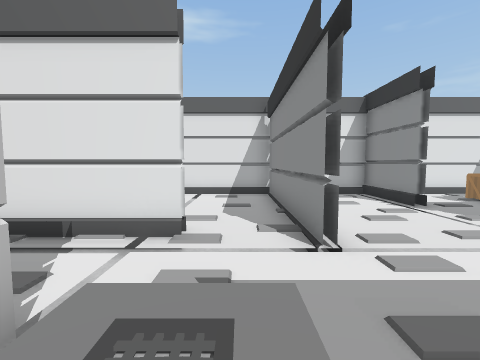
[1] (above)

22 first-person views from a walk through a Unity game level. The camera is 1.2 m above the floor, tilts 4° down and sees 90° across. The floor is counted in squares, 1 m on a side. Each view is taken from the middle of a square. On the plan, view 1 faces up. The plan holds only what a view shows up to about 12 squares ahead; the rest is blank. The player is left out. Some surface patterns are stand-ins.

[2]
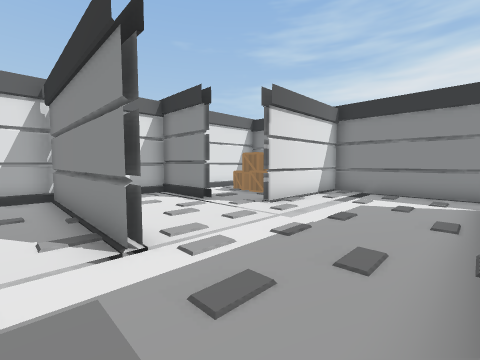

[3]
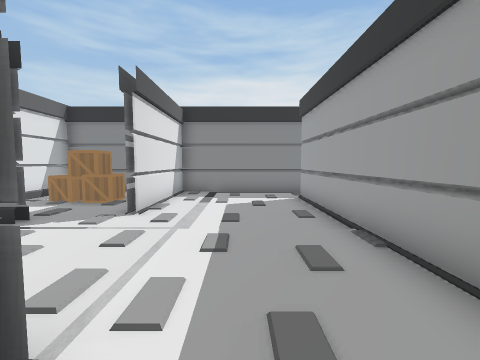

[4]
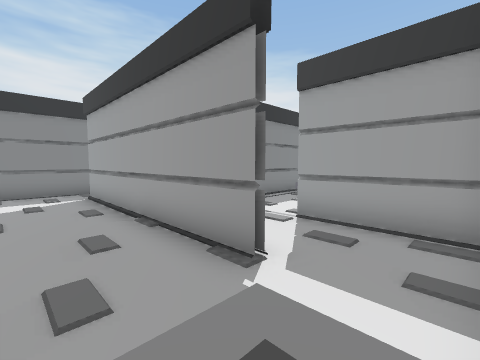

[5]
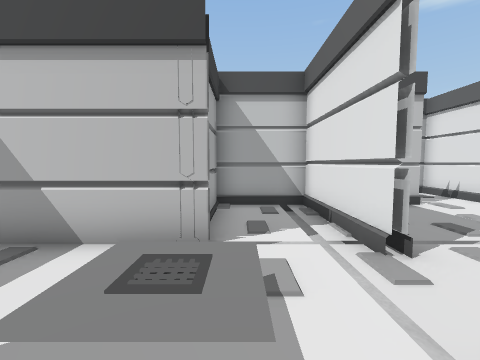

[6]
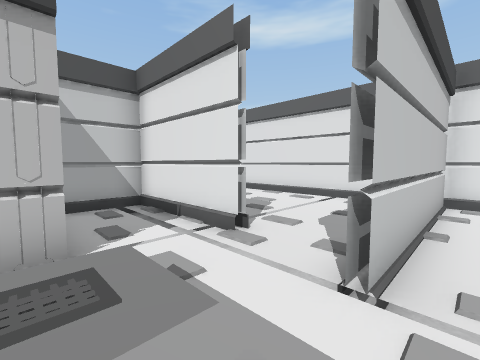

[7]
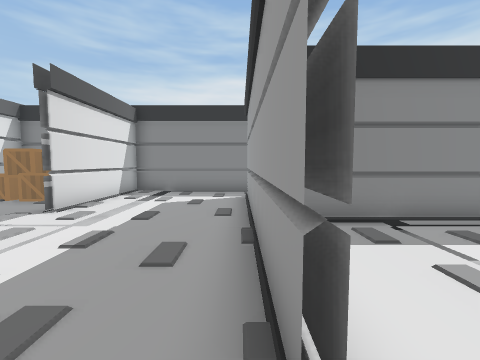

[8]
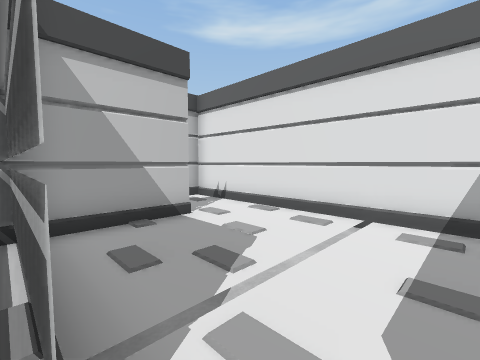

[9]
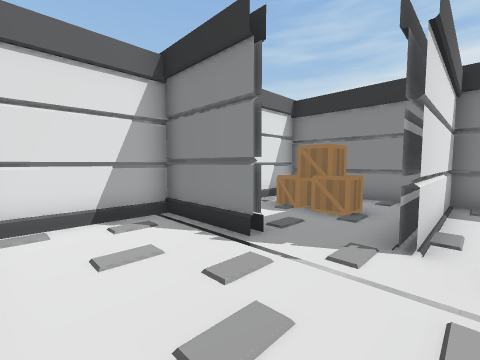

[10]
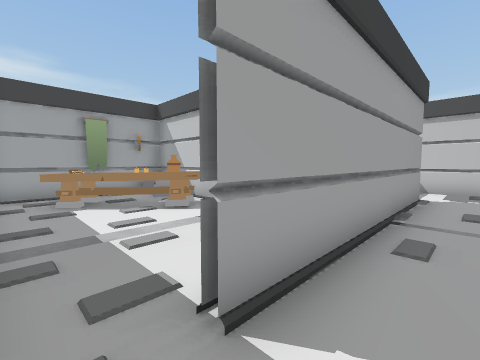

[11]
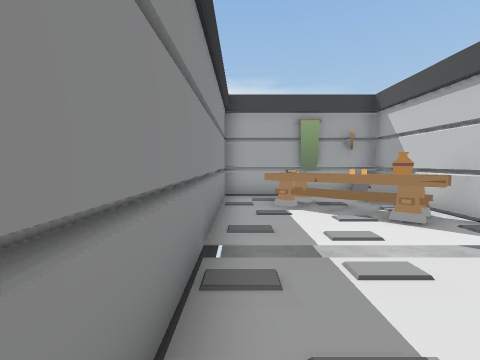

[12]
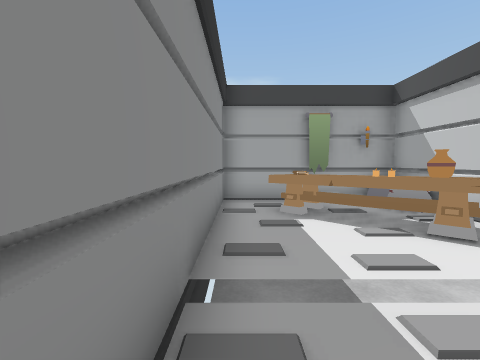

[13]
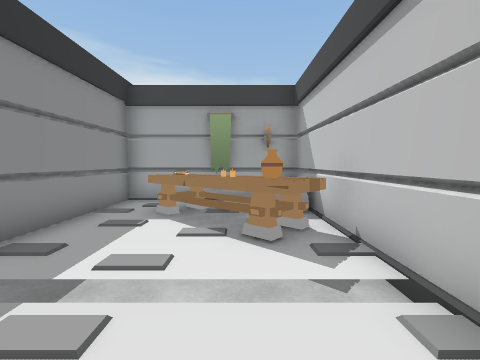

[14]
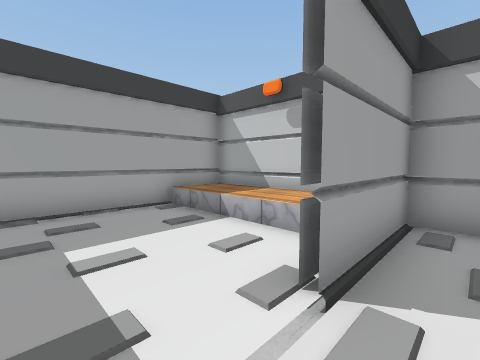

[15]
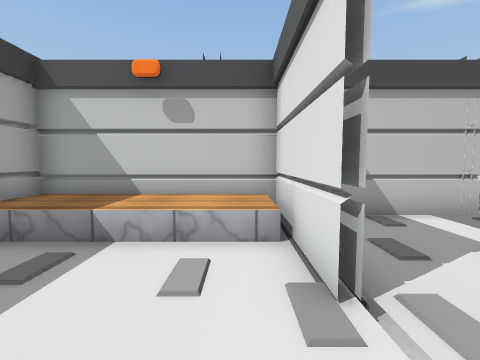

[16]
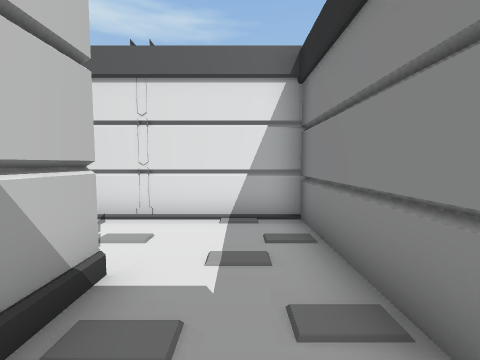

[17]
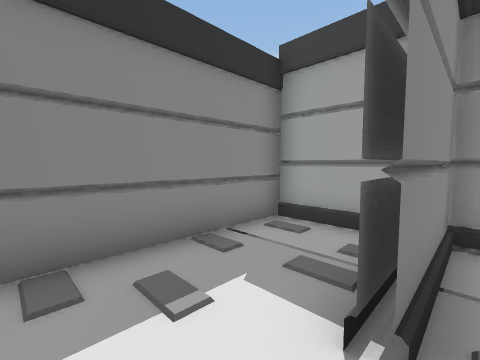

[18]
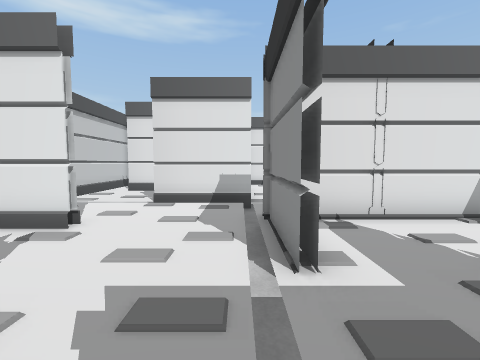

[19]
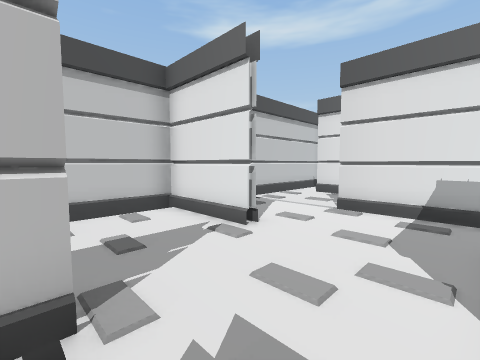

[20]
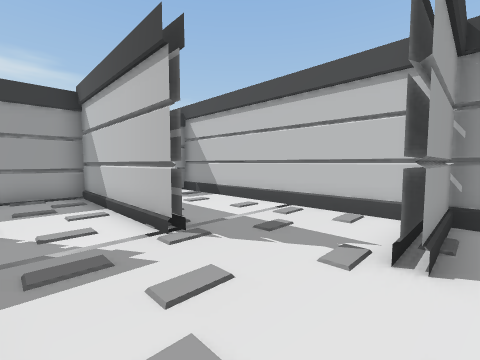

[21]
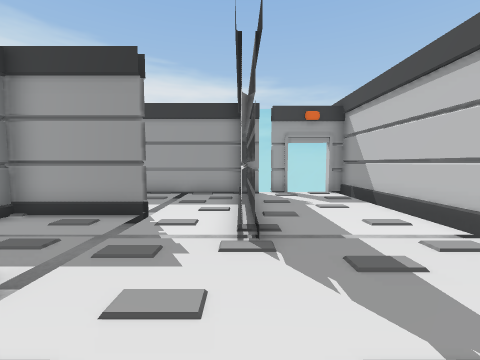

[22]
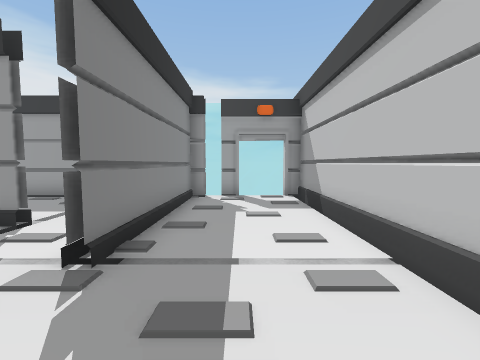

### Floor plan
Key: @ floor where view 1 was taken; # wall or solid block; x gap in a wall; . main floor; - floor 0.25 m lower than the main floor; : floor 0.5 m higher than the main floor; / step, stairs or slope; B box; R rock; T table; P pot; O other object.
Columns run from 14 left of view 1 to 11 right of it. Each row starts with its distance up from view 1.
 10       ####################
  9       #........##..# ... #
  8 #      ........#...#..BB #
  7 #x#    . #.....#...#..B  #
  6 #..    . #.....#......B..#
  5 #...   . #.....#....######
  4 #.//###. #####.#.........#
  3  /////// #///////////////#
  2   .../// #...............#
  1 ###.../######............#
  0 #...../#....#.@.#######..#
 -1 #...../#....#......# ....#
 -2 #...../..#..#......#.....#
 -3 #...#////#..#####..#/////#
 -4 #...#./..#..#::....#T....#
 -5 #...#./######::....#TTT..#
 -6 #...#./..   #::....#TOT..#
 -7 #...#./..   #::....#PTOO.#
 -8 #...#./...  #::....#R.T..#
 -9 #-########################

Where each view was taken, in squares from view 1:
view 1: 0 up, 0 right, facing up
view 2: 0 up, 0 right, facing up-right
view 3: 2 up, 0 right, facing right
view 4: 2 up, 1 left, facing down-right
view 5: 2 up, 2 right, facing left
view 6: 1 up, 2 right, facing up-left
view 7: 0 up, 0 right, facing right
view 8: 4 up, 0 right, facing up-left
view 9: 4 up, 2 right, facing up-right
view 10: 1 up, 10 right, facing down-left
view 11: 0 up, 10 right, facing down
view 12: 1 down, 10 right, facing down
view 13: 1 down, 7 right, facing down
view 14: 2 down, 4 right, facing down-left
view 15: 4 down, 4 right, facing left
view 16: 4 down, 3 left, facing up
view 17: 0 up, 5 left, facing down-right
view 18: 4 down, 8 left, facing up
view 19: 3 down, 8 left, facing up-left
view 20: 1 up, 8 left, facing down-left
view 21: 1 up, 10 left, facing down
view 22: 0 up, 12 left, facing down
